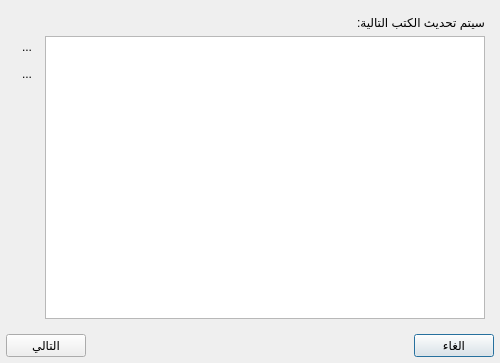
<?xml version="1.0" encoding="UTF-8"?>
<ui version="4.0">
 <class>ShamelaUpdaterDialog</class>
 <widget class="QDialog" name="ShamelaUpdaterDialog">
  <property name="geometry">
   <rect>
    <x>0</x>
    <y>0</y>
    <width>500</width>
    <height>363</height>
   </rect>
  </property>
  <property name="windowTitle">
   <string>تحديث فهرس</string>
  </property>
  <property name="layoutDirection">
   <enum>Qt::RightToLeft</enum>
  </property>
  <layout class="QVBoxLayout" name="verticalLayout">
   <property name="margin">
    <number>6</number>
   </property>
   <item>
    <widget class="QStackedWidget" name="stackedWidget">
     <property name="currentIndex">
      <number>0</number>
     </property>
     <widget class="QWidget" name="page">
      <layout class="QVBoxLayout" name="verticalLayout_3">
       <item>
        <widget class="QLabel" name="label_2">
         <property name="text">
          <string>سيتم تحديث الكتب التالية:</string>
         </property>
        </widget>
       </item>
       <item>
        <layout class="QHBoxLayout" name="horizontalLayout_2">
         <item>
          <widget class="QListView" name="listView"/>
         </item>
         <item>
          <layout class="QVBoxLayout" name="verticalLayout_2">
           <item>
            <widget class="QToolButton" name="toolAdd">
             <property name="text">
              <string>...</string>
             </property>
             <property name="icon">
              <iconset resource="resources.qrc">
               <normaloff>:/data/images/plus.png</normaloff>:/data/images/plus.png</iconset>
             </property>
             <property name="iconSize">
              <size>
               <width>24</width>
               <height>24</height>
              </size>
             </property>
             <property name="autoRaise">
              <bool>true</bool>
             </property>
            </widget>
           </item>
           <item>
            <widget class="QToolButton" name="toolDelete">
             <property name="text">
              <string>...</string>
             </property>
             <property name="icon">
              <iconset resource="resources.qrc">
               <normaloff>:/data/images/delete.png</normaloff>:/data/images/delete.png</iconset>
             </property>
             <property name="iconSize">
              <size>
               <width>24</width>
               <height>24</height>
              </size>
             </property>
             <property name="autoRaise">
              <bool>true</bool>
             </property>
            </widget>
           </item>
           <item>
            <spacer name="verticalSpacer">
             <property name="orientation">
              <enum>Qt::Vertical</enum>
             </property>
             <property name="sizeHint" stdset="0">
              <size>
               <width>20</width>
               <height>40</height>
              </size>
             </property>
            </spacer>
           </item>
          </layout>
         </item>
        </layout>
       </item>
      </layout>
     </widget>
     <widget class="QWidget" name="page_2">
      <layout class="QVBoxLayout" name="verticalLayout_4">
       <item>
        <widget class="QGroupBox" name="groupBox_2">
         <property name="title">
          <string>تحديث فهرس:</string>
         </property>
         <layout class="QVBoxLayout" name="verticalLayout_5">
          <item>
           <widget class="QLabel" name="label">
            <property name="text">
             <string>انتهى تحديث الفهرس بنجاح.</string>
            </property>
           </widget>
          </item>
          <item>
           <widget class="QLabel" name="labelNoChange">
            <property name="text">
             <string>لم يتم اضافة او حذف اي كتاب.</string>
            </property>
           </widget>
          </item>
          <item>
           <widget class="QSplitter" name="splitter">
            <property name="orientation">
             <enum>Qt::Vertical</enum>
            </property>
            <widget class="QWidget" name="widgetAddedBooks" native="true">
             <layout class="QVBoxLayout" name="verticalLayout_6">
              <item>
               <widget class="QLabel" name="labelAddedBooks">
                <property name="text">
                 <string>TextLabel</string>
                </property>
               </widget>
              </item>
              <item>
               <widget class="QListWidget" name="listAddedBooks"/>
              </item>
             </layout>
            </widget>
            <widget class="QWidget" name="widgetDeletedBooks" native="true">
             <layout class="QVBoxLayout" name="verticalLayout_7">
              <item>
               <widget class="QLabel" name="labelDeletedBooks">
                <property name="text">
                 <string>TextLabel</string>
                </property>
               </widget>
              </item>
              <item>
               <widget class="QListWidget" name="listDeletedBooks"/>
              </item>
             </layout>
            </widget>
           </widget>
          </item>
         </layout>
        </widget>
       </item>
       <item>
        <spacer name="verticalSpacer_2">
         <property name="orientation">
          <enum>Qt::Vertical</enum>
         </property>
         <property name="sizeType">
          <enum>QSizePolicy::Expanding</enum>
         </property>
         <property name="sizeHint" stdset="0">
          <size>
           <width>20</width>
           <height>59</height>
          </size>
         </property>
        </spacer>
       </item>
      </layout>
     </widget>
    </widget>
   </item>
   <item>
    <layout class="QHBoxLayout" name="horizontalLayout">
     <item>
      <widget class="QPushButton" name="pushCancel">
       <property name="text">
        <string>الغاء</string>
       </property>
      </widget>
     </item>
     <item>
      <spacer name="horizontalSpacer">
       <property name="orientation">
        <enum>Qt::Horizontal</enum>
       </property>
       <property name="sizeHint" stdset="0">
        <size>
         <width>40</width>
         <height>20</height>
        </size>
       </property>
      </spacer>
     </item>
     <item>
      <widget class="QPushButton" name="pushNext">
       <property name="text">
        <string>التالي</string>
       </property>
      </widget>
     </item>
    </layout>
   </item>
  </layout>
 </widget>
 <resources>
  <include location="resources.qrc"/>
 </resources>
 <connections/>
</ui>
